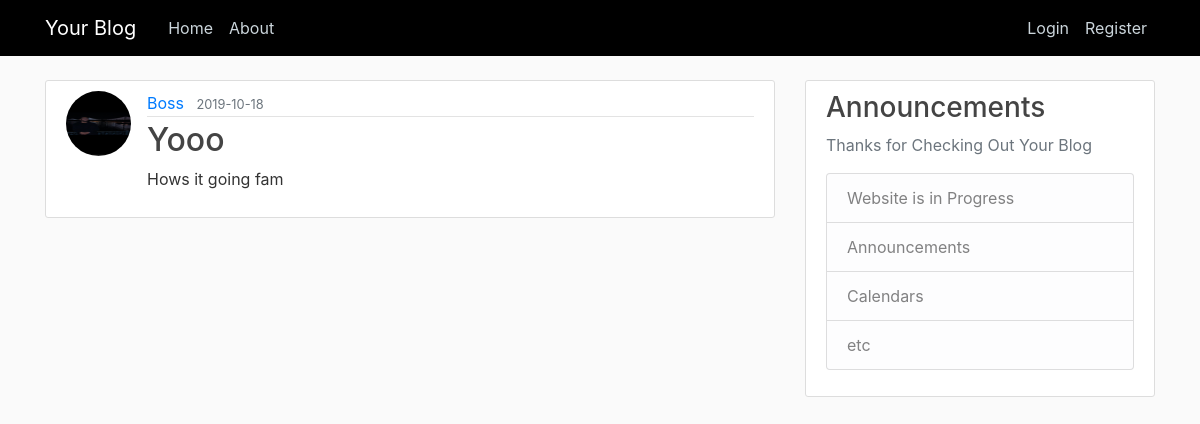
Before: /post/4 with the older database file.
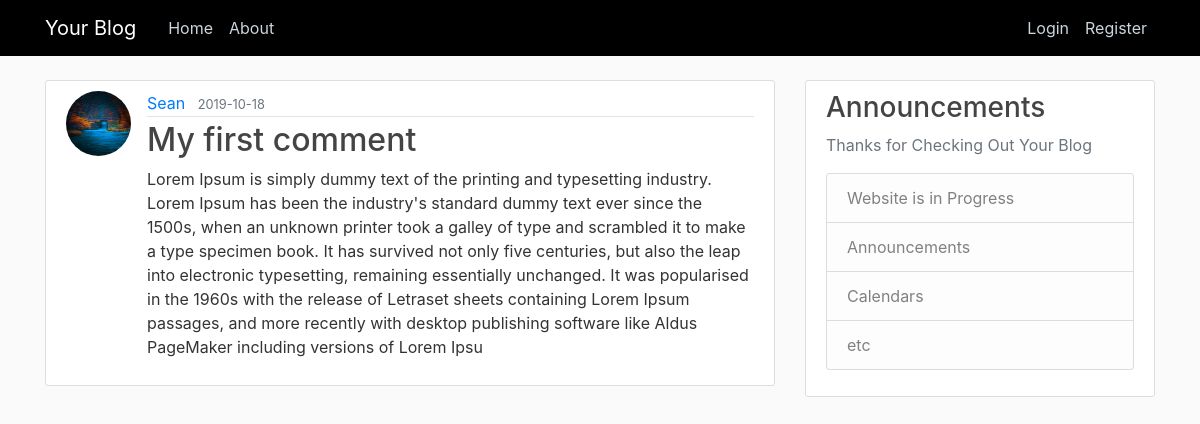
After: the same page with the newer database file.
### flaskblog/models.py (models this page shows, shortened)
class User(db.Model, UserMixin):
    id = db.Column(db.Integer, primary_key=True)
    username = db.Column(db.String(20), unique=True, nullable=False)
    email = db.Column(db.String(120), unique=True, nullable=False)
    image_file = db.Column(db.String(20), nullable=False, default='default.jpg')
    password = db.Column(db.String(60), nullable=False)
    posts = db.relationship('Post', backref='author', lazy=True)

class Post(db.Model):
    id = db.Column(db.Integer, primary_key=True)
    title = db.Column(db.String(100), nullable=False)
    date_posted = db.Column(db.DateTime, nullable=False, default=datetime.utcnow)
    content = db.Column(db.Text, nullable=False)
    user_id = db.Column(db.Integer, db.ForeignKey('user.id'), nullable=False)

### flaskblog/routes.py (the view)
@app.route("/post/<int:post_id>")
def post(post_id):
    post = Post.query.get_or_404(post_id)
    return render_template('post.html', title=post.title, post=post)

### flaskblog/templates/post.html (shortened to what this page needs)
{% extends "layout.html" %}
{% block content %}
  <article class="media content-section">
    <img class="rounded-circle article-img" src="{{ url_for('static', filename='profile_pics/' + post.author.image_file) }}">
    <div class="media-body">
      <div class="article-metadata">
        <a class="mr-2" href="{{ url_for('user_posts', username=post.author.username) }}">{{ post.author.username }}</a>
        <small class="text-muted">{{ post.date_posted.strftime('%Y-%m-%d') }}</small>
      </div>
      <h2 class="article-title">{{ post.title }}</h2>
      <p class="article-content">{{ post.content }}</p>
    </div>
  </article>
{% endblock content %}

Changed rows visible on the page:
changed User: image_file: a different picture; author.username "Boss" → "Sean"
changed Post: title "Yooo" → "My first comment"; content "Hows it going fam" → "Lorem Ipsum is simply dummy text of the printing and typesetting industry. Lorem Ipsum has been the industry's standard dummy text ever since the 1500s, when an unknown printer took a galley of type and scrambled it to make a type specimen book. It has survived not only five centuries, but also the leap into electronic typesetting, remaining essentially unchanged. It was popularised in the 1960s with the release of Letraset sheets containing Lorem Ipsum passages, and more recently with desktop publishing software like Aldus PageMaker including versions of Lorem Ipsu"
